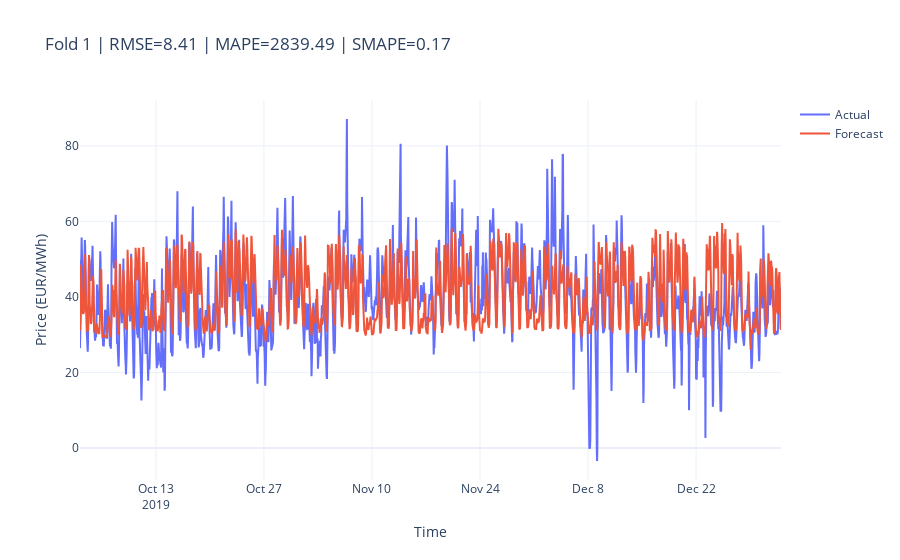
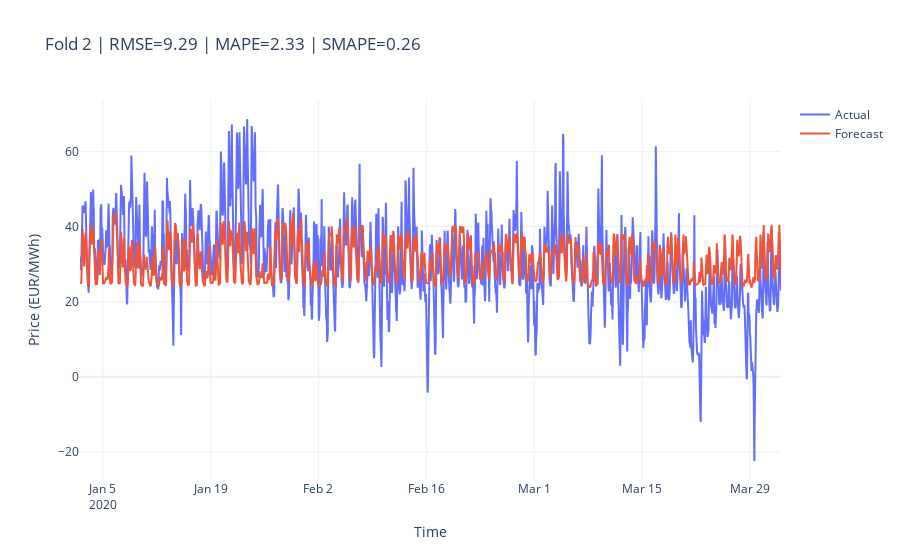
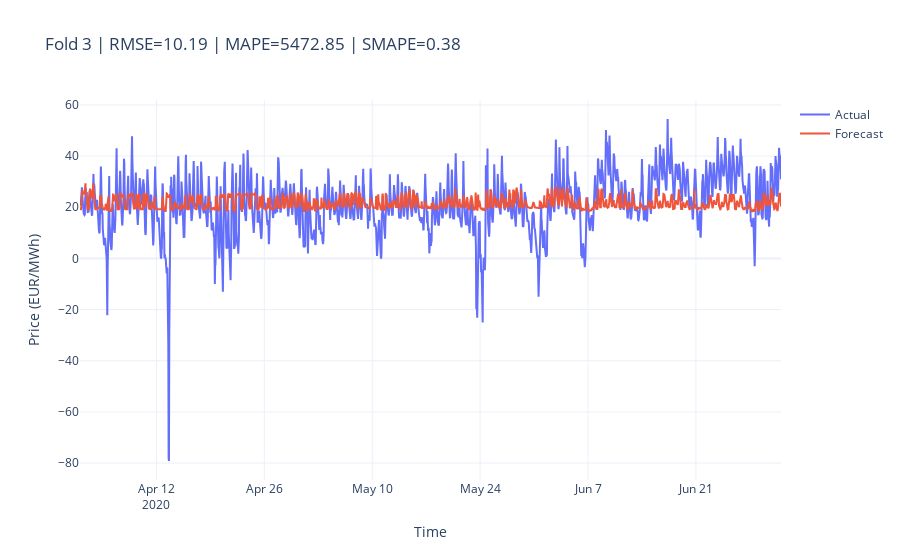
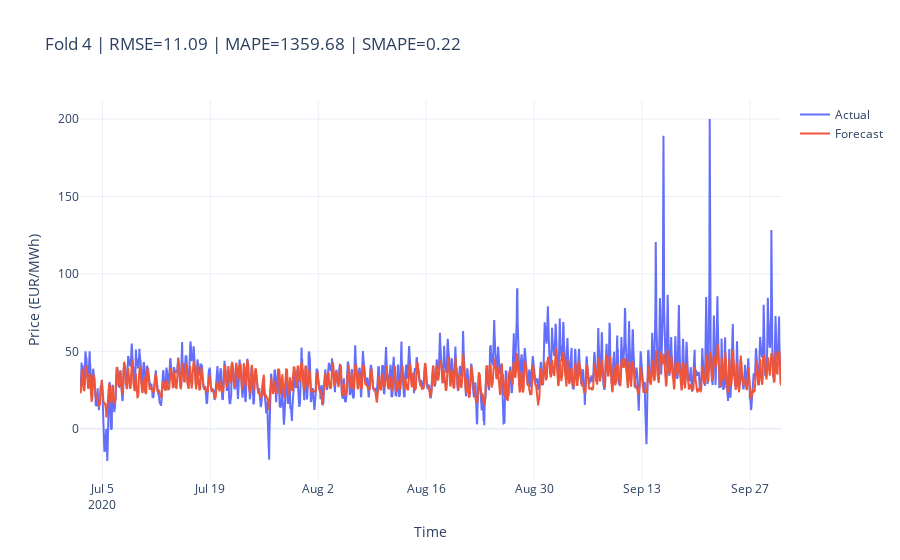

Notebook source saved alongside these figures, in order:
### Code cell
import plotly.graph_objects as go
from sklearn.metrics import mean_absolute_percentage_error

# Define SMAPE function
def smape(y_true, y_pred):
    return np.mean(2 * np.abs(y_true - y_pred) / (np.abs(y_true) + np.abs(y_pred)))

# Clipped MAPE function
def safe_mape(y_true, y_pred, epsilon=1e-5):
    return np.mean(np.abs((y_true - y_pred) / np.maximum(np.abs(y_true), epsilon)))

# Initialize fold counter, predictions list, and scores list
countr = 0
preds = []
scores = []

# TimeSeriesSplit loop — train/test split across multiple folds
for train_idx, val_idx in tss.split(df):
    # Slice the training and validation sets
    train_data = df.iloc[train_idx]
    test_data = df.iloc[val_idx]

    # Create time-based features for both train and test sets
    train_data = create_features(train_data)
    test_data = create_features(test_data)

    # Feature columns used for training
    feats = [
        'NL_load_forecast_entsoe_transparency', 
        'NL_solar_generation_actual', 
        'NL_wind_offshore_generation_actual', 
        'NL_wind_onshore_generation_actual', 
        'lag1', 'lag2', 'lag3',  # lagged values of target
        'hour', 'dayofweek', 'quarter', 'month', 'year', 
        'dayofyear', 'dayofmonth', 'weekofyear'  # calendar/time features
    ]

    # Target variable
    targ = 'price'

    # Prepare feature matrices and target vectors
    x_train = train_data[feats]
    y_train = train_data[targ]
    x_test = test_data[feats]
    y_test = test_data[targ]

    # Define XGBoost regressor with early stopping
    reg = xgb.XGBRegressor(
        base_score=0.5,
        booster='gbtree',
        n_estimators=1000,
        early_stopping_rounds=50,
        objective='reg:squarederror',
        max_depth=3,
        learning_rate=0.01
    )

    # Train the model with validation set
    reg.fit(
        x_train, y_train,
        eval_set=[(x_train, y_train), (x_test, y_test)],
        verbose=False
    )

    # Predict on test set and store predictions
    y_pred = pd.Series(reg.predict(x_test), index=x_test.index)
    preds.append(y_pred)

    # Calculate RMSE and store score
    score = np.sqrt(mean_squared_error(y_test, y_pred))
    scores.append(score)

    # Create interactive plot for actual vs predicted prices
    fig = go.Figure()
    fig.add_trace(go.Scatter(x=y_test.index, y=y_test, mode='lines', name='Actual'))
    fig.add_trace(go.Scatter(x=y_pred.index, y=y_pred, mode='lines', name='Forecast'))

    # Update layout with metrics in the title
    fig.update_layout(
        title=(
            f'Fold {countr+1} | '
            f'RMSE={score:.2f} | '
            f'MAPE={safe_mape(y_test, y_pred):.2f} | '
            f'SMAPE={smape(y_test, y_pred):.2f}'
        ),
        xaxis_title='Time',
        yaxis_title='Price (EUR/MWh)',
        template='plotly_white'
    )

    # Show the plot for this fold
    fig.show()

    # Increment fold counter
    countr += 1

### Figure 1 — Plotly figure (JSON) as saved in the notebook; plotly's stock layout.template omitted (floating-point values rounded to 4 significant figures; data arrays with more than 128 entries replaced by an {"elided": "..."} marker saying what was removed)
{"data": [{"mode": "lines", "name": "Actual", "type": "scatter", "x": {"elided": "2184 str values"}, "y": {"elided": "2184 float values"}}, {"mode": "lines", "name": "Forecast", "type": "scatter", "x": {"elided": "2184 str values"}, "y": {"elided": "2184 float values"}}], "layout": {"autosize": true, "title": {"text": "Fold 1 | RMSE=8.41 | MAPE=2839.49 | SMAPE=0.17"}, "xaxis": {"autorange": true, "range": ["2019-10-03 04:00", "2020-01-02"], "title": {"text": "Time"}, "type": "date"}, "yaxis": {"autorange": true, "range": [-8.503, 92.15], "title": {"text": "Price (EUR/MWh)"}, "type": "linear"}}}

### Figure 2 — Plotly figure (JSON) as saved in the notebook; plotly's stock layout.template omitted (floating-point values rounded to 4 significant figures; data arrays with more than 128 entries replaced by an {"elided": "..."} marker saying what was removed)
{"data": [{"mode": "lines", "name": "Actual", "type": "scatter", "x": {"elided": "2184 str values"}, "y": {"elided": "2184 float values"}}, {"mode": "lines", "name": "Forecast", "type": "scatter", "x": {"elided": "2184 str values"}, "y": {"elided": "2184 float values"}}], "layout": {"autosize": true, "title": {"text": "Fold 2 | RMSE=9.29 | MAPE=2.33 | SMAPE=0.26"}, "xaxis": {"autorange": true, "range": ["2020-01-02 01:00", "2020-04-02 01:00"], "title": {"text": "Time"}, "type": "date"}, "yaxis": {"autorange": true, "range": [-27.48, 73.7], "title": {"text": "Price (EUR/MWh)"}, "type": "linear"}}}

### Figure 3 — Plotly figure (JSON) as saved in the notebook; plotly's stock layout.template omitted (floating-point values rounded to 4 significant figures; data arrays with more than 128 entries replaced by an {"elided": "..."} marker saying what was removed)
{"data": [{"mode": "lines", "name": "Actual", "type": "scatter", "x": {"elided": "2184 str values"}, "y": {"elided": "2184 float values"}}, {"mode": "lines", "name": "Forecast", "type": "scatter", "x": {"elided": "2184 str values"}, "y": {"elided": "2184 float values"}}], "layout": {"autosize": true, "title": {"text": "Fold 3 | RMSE=10.19 | MAPE=5472.85 | SMAPE=0.38"}, "xaxis": {"autorange": true, "range": ["2020-04-02 02:00", "2020-07-02 01:00"], "title": {"text": "Time"}, "type": "date"}, "yaxis": {"autorange": true, "range": [-86.62, 61.93], "title": {"text": "Price (EUR/MWh)"}, "type": "linear"}}}

### Figure 4 — Plotly figure (JSON) as saved in the notebook; plotly's stock layout.template omitted (floating-point values rounded to 4 significant figures; data arrays with more than 128 entries replaced by an {"elided": "..."} marker saying what was removed)
{"data": [{"mode": "lines", "name": "Actual", "type": "scatter", "x": {"elided": "2184 str values"}, "y": {"elided": "2184 float values"}}, {"mode": "lines", "name": "Forecast", "type": "scatter", "x": {"elided": "2184 str values"}, "y": {"elided": "2184 float values"}}], "layout": {"autosize": true, "title": {"text": "Fold 4 | RMSE=11.09 | MAPE=1359.68 | SMAPE=0.22"}, "xaxis": {"autorange": true, "range": ["2020-07-02 02:00", "2020-10-01 01:00"], "title": {"text": "Time"}, "type": "date"}, "yaxis": {"autorange": true, "range": [-33.1, 212.3], "title": {"text": "Price (EUR/MWh)"}, "type": "linear"}}}
